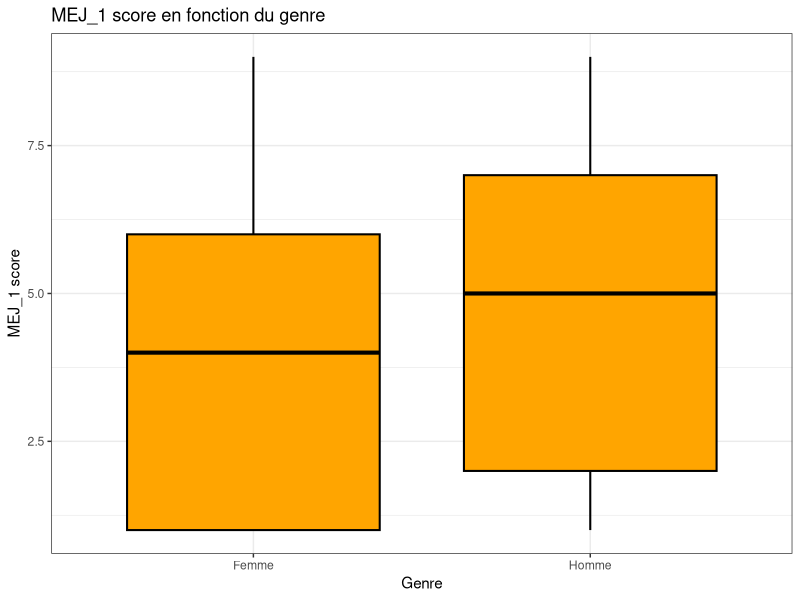
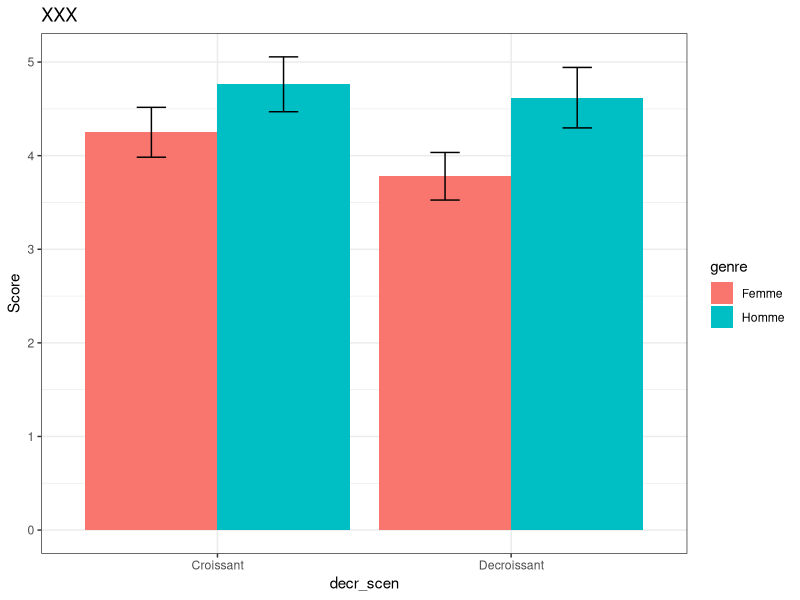
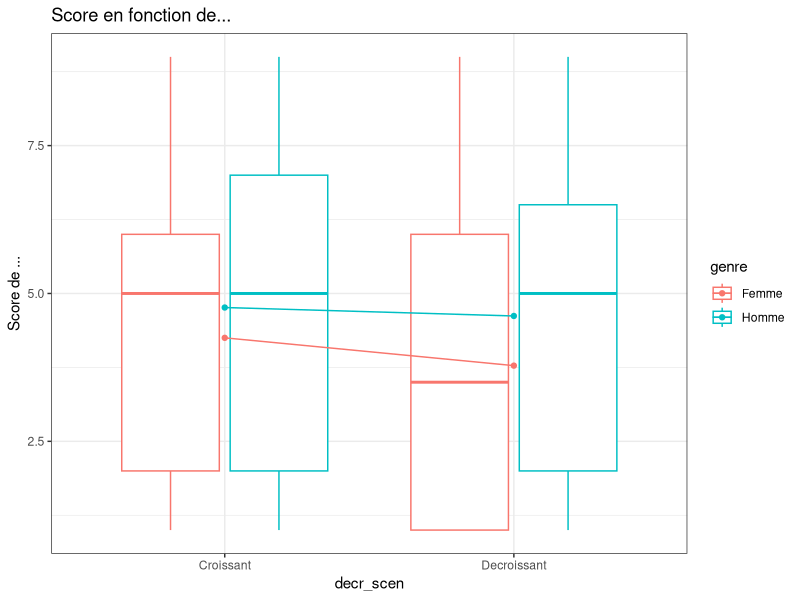

Write R code to recreate these figures, in order.
## ---- chunk 1
library(tidyverse)

#Visualisation
library(ggplot2)
library(ggthemes)
library(stats)
library(plotrix)
library(psych)

## ---- chunk 2
knitr::opts_chunk$set(echo = TRUE)
## ---- chunk 3
all.dat <- read_csv("../data/final.csv")
## ---- chunk 4
describe(all.dat)
## ---- chunk 5
group_by(all.dat, genre) %>% 
  dplyr::summarise(
    Nombre = n(), 
    Mediane = median(MEJ_1, na.rm = TRUE),
    EcartIQ = IQR(MEJ_1, na.rm = TRUE),
    Moyenne = mean(MEJ_1, na.rm = TRUE)
  )
## ---- chunk 6

all.dat$decr_scen <- is.na(all.dat["manifeste_time_d_First Click"])*1
all.dat$decr_scen <- factor(all.dat$decr_scen, labels = c('Croissant','Decroissant'))
t <- table(all.dat$decr_scen)
t

## ---- chunk 7

mej.dat <- all.dat[grepl( "MEJ_" , names(all.dat))]
all.dat[grepl( "MEJ_" , names(all.dat))][mej.dat == 10] <- NaN
view(all.dat)

## ---- chunk 8
all.dat <- all.dat[all.dat$genre %in% c(1,2),]
all.dat$genre <- factor(all.dat$genre,labels =c('Femme','Homme'))
## ---- chunk 9

MEJ_1.boxplot <- ggplot(all.dat, aes(genre, MEJ_1)) # créer l'objet ainsi que insérer les data
MEJ_1.boxplot + # + ajoute les layers
  geom_boxplot(size = 0.7,  alpha = 1, colour = "black", fill ="orange") + # quelques options du geom
  labs(x = "Genre", y = "MEJ_1 score", title = "MEJ_1 score en fonction du genre")+ # les légendes 
  theme_bw() # un theme pour faire joli
## ---- chunk 10
library(plyr)
df <- ddply(all.dat, c("decr_scen", "genre"), dplyr::summarize,
            Mean = mean(MEJ_1, na.rm=T),
            SE   = std.error(MEJ_1, na.rm=T))
df
## ---- chunk 11
MEJ_1.bar <- ggplot(df, aes(x = decr_scen, y = Mean, fill = genre)) 
MEJ_1.bar +
  geom_bar(stat = "identity", position = "dodge") + 
  ggtitle("XXX") + 
  ylab("Score") +
  geom_errorbar(aes(ymin = Mean-SE, ymax = Mean+SE), width = 0.2, position = position_dodge(0.9)) +
  theme_bw()
## ---- chunk 12
MEJ_1.tab <- ddply(all.dat, .(decr_scen, genre),  # créer l'objet
                     dplyr::summarise, val=mean(MEJ_1, na.rm=T))
MEJ_1.tab # controler l'objet
## ---- chunk 13
interaction.plot <- ggplot(all.dat, aes(x=decr_scen, y=MEJ_1, colour=genre)) 
interaction.plot + 
  geom_boxplot() + 
  geom_point(data = MEJ_1.tab, aes(y = val)) +
  geom_line(data = MEJ_1.tab, aes(y = val, group = genre)) + 
  ggtitle("Score en fonction de...") + ylab("Score de ...") +
  theme_bw()
